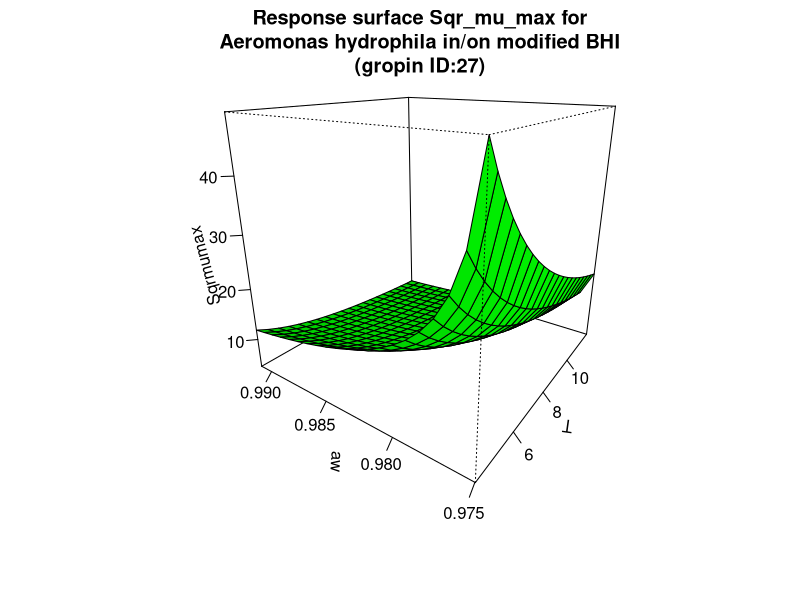

Write the R code that produced this figure.
#############################
# start of Parameter script
#############################
T <- seq(4.004,11.988011988012,length.out=21)
aw <- seq(0.974974,0.991008991008991,length.out=21)
#############################
# end of Parameter script
#############################
############################# 
# start of Model script Gropin ID 27 
#############################
 
# constant coefficients for this model
c <- 0.143
awmin <- 0.974
Tmin <- -0.48499999999999999
 
variables <- data.frame(T,aw)
argumentsPar <- unique.data.frame(expand.grid(variables))
 
# heart of the model
response_surface <- function(T,aw) {
   mumax <-(1/(c*sqrt(aw-awmin)*(T-Tmin)))

	return(mumax=mumax)
} 

# output parameters
responseSurface <- cbind(argumentsPar,response_surface(argumentsPar['T'],argumentsPar['aw']))
colnames(responseSurface) <- c(colnames(argumentsPar),'Sqrmumax')
#############################
# End of Model script
#############################
############################# 
# start of Visualisation script Gropin ID 27 
#############################
titleText <-'Response surface Sqr_mu_max for
Aeromonas hydrophila in/on modified BHI
(gropin ID:27)'
persp(T,aw,matrix(unlist(responseSurface$'Sqrmumax'),nrow=21),col = 'green',xlab='T',ylab='aw',zlab='Sqrmumax',main=titleText,theta=305,phi=20,shade=0.25,ticktype = 'detailed')
#############################
# End of Visualisation script
#############################
